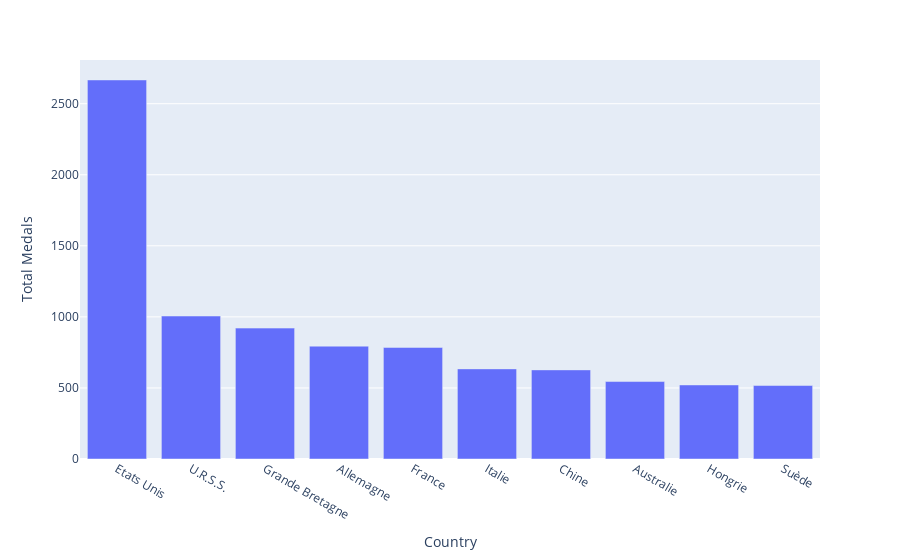

Source (notebook cell):
### Code cell
# the top 10 countries that won the most medals in the history of the olympics
medals.groupby('Country')['Total'].sum().sort_values(ascending=False).head(10)

# on a bar chart px countries in the x axis and total medals in the y axis
fig = px.bar(medals.groupby('Country')['Total'].sum().sort_values(ascending=False).head(10),
             x=medals.groupby('Country')['Total'].sum().sort_values(ascending=False).head(10).index,
             y=medals.groupby('Country')['Total'].sum().sort_values(ascending=False).head(10).values,
             labels={'x': 'Country', 'y': 'Total Medals'})
fig.show()

### Figure 1 — Plotly figure (JSON) as saved in the notebook; plotly's stock layout.template omitted (floating-point values rounded to 4 significant figures)
{"data": [{"alignmentgroup": "True", "hovertemplate": "Country=%{x}<br>Total Medals=%{y}<extra></extra>", "legendgroup": "", "marker": {"color": "#636efa", "pattern": {"shape": ""}}, "name": "", "offsetgroup": "", "orientation": "v", "showlegend": false, "textposition": "auto", "type": "bar", "x": ["Etats Unis", "U.R.S.S.", "Grande Bretagne", "Allemagne", "France", "Italie", "Chine", "Australie", "Hongrie", "Suède"], "xaxis": "x", "y": [2667, 1006, 921, 794, 785, 634, 627, 545, 521, 517], "yaxis": "y"}], "layout": {"barmode": "relative", "legend": {"tracegroupgap": 0}, "margin": {"t": 60}, "xaxis": {"anchor": "y", "domain": [0, 1], "title": {"text": "Country"}}, "yaxis": {"anchor": "x", "domain": [0, 1], "title": {"text": "Total Medals"}}}}
